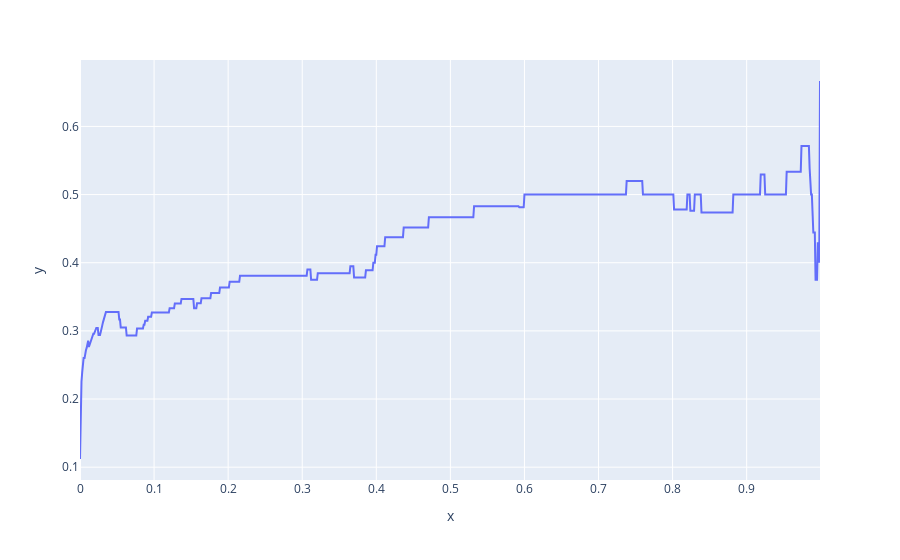

The code cell stored with this chart in its notebook:
### Code cell
fig = px.line(x = np.arange(0,1,0.001), y = [rew(t) for t in np.arange(0,1,0.001)])
fig.show()

### Figure 1 — Plotly figure (JSON) as saved in the notebook; plotly's stock layout.template omitted (floating-point values rounded to 4 significant figures; data arrays with more than 128 entries replaced by an {"elided": "..."} marker saying what was removed)
{"data": [{"hovertemplate": "x=%{x}<br>y=%{y}<extra></extra>", "legendgroup": "", "line": {"color": "#636efa", "dash": "solid"}, "marker": {"symbol": "circle"}, "mode": "lines", "name": "", "orientation": "v", "showlegend": false, "type": "scatter", "x": {"elided": "1000 float values"}, "xaxis": "x", "y": {"elided": "1000 float values"}, "yaxis": "y"}], "layout": {"legend": {"tracegroupgap": 0}, "margin": {"t": 60}, "xaxis": {"anchor": "y", "domain": [0, 1], "title": {"text": "x"}}, "yaxis": {"anchor": "x", "domain": [0, 1], "title": {"text": "y"}}}}
